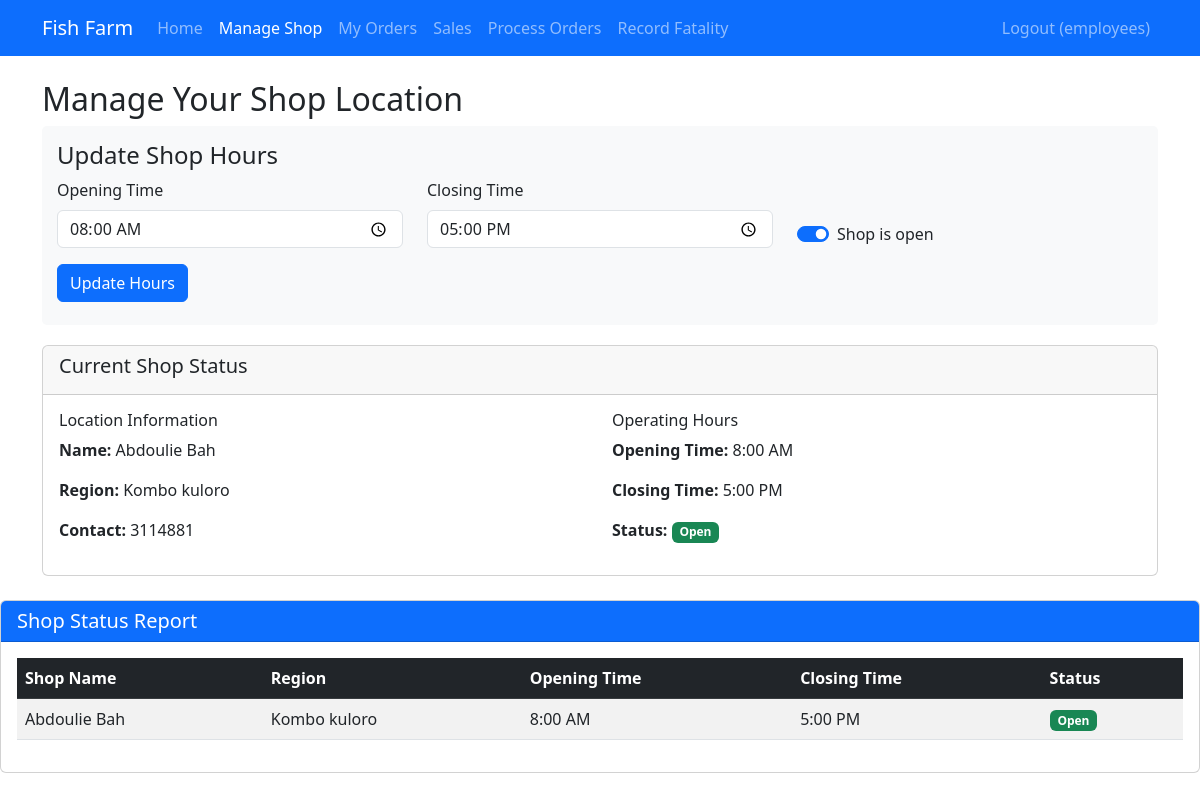
Screenshot of /shop_management.php (signed in) with the database file from the repository.
### tables this page shows
CREATE TABLE `shop_locations` (
  `id` int(11) NOT NULL,
  `employee_id` int(11) NOT NULL,
  `location_name` varchar(100) NOT NULL,
  `region` varchar(100) NOT NULL,
  `contact_phone` varchar(20) NOT NULL,
  `opening_time` time NOT NULL,
  `closing_time` time NOT NULL,
  `is_open` tinyint(1) DEFAULT 1,
  `created_at` timestamp NOT NULL DEFAULT current_timestamp(),
  `updated_at` timestamp NOT NULL DEFAULT current_timestamp() ON UPDATE current_timestamp()
);

### shop_management.php (the view, shortened to what this page needs)
<?php
require_once 'functions.php';
$currentShop = [];
if (isset($_SESSION['user_id'])) {
    $stmt = $pdo->prepare("SELECT * FROM shop_locations WHERE employee_id = ?");
    $stmt->execute([$_SESSION['user_id']]);
    $currentShop = $stmt->fetch();
}
?>
<!DOCTYPE html>
<html lang="en">
<head>
    <link href="https://cdn.jsdelivr.net/npm/bootstrap@5.3.0/dist/css/bootstrap.min.css" rel="stylesheet">
</head>
<body>
    <?php include 'navbar.php'; ?>
    <div class="container mt-4">
        <h2>Manage Your Shop Location</h2>
        <div class="real-time-update">
            <h4>Update Shop Hours</h4>
            <form id="hoursForm">
                <div class="row mb-3">
                    <div class="col-md-4">
                        <label for="opening_time" class="form-label">Opening Time</label>
                        <input type="time" class="form-control" id="opening_time" name="opening_time"
                            value="<?= htmlspecialchars($currentShop['opening_time'] ?? '08:00') ?>" required>
                    </div>
                    <div class="col-md-4">
                        <label for="closing_time" class="form-label">Closing Time</label>
                        <input type="time" class="form-control" id="closing_time" name="closing_time"
                            value="<?= htmlspecialchars($currentShop['closing_time'] ?? '17:00') ?>" required>
                    </div>
                    <div class="col-md-4 d-flex align-items-end">
                        <div class="form-check form-switch">
                            <input class="form-check-input" type="checkbox" id="is_open" name="is_open"
                                <?= ($currentShop['is_open'] ?? 1) ? 'checked' : '' ?>>
                            <label class="form-check-label" for="is_open">Shop is open</label>
                        </div>
                    </div>
                </div>
                <button type="submit" class="btn btn-primary">Update Hours</button>
            </form>
        </div>
        <div class="card">
            <div class="card-header">
                <h5>Current Shop Status</h5>
            </div>
            <div class="card-body">
                <?php if ($currentShop): ?>
                    <div class="row">
                        <div class="col-md-6">
                            <h6>Location Information</h6>
                            <p><strong>Name:</strong> <?= htmlspecialchars($currentShop['location_name']) ?></p>
                            <p><strong>Region:</strong> <?= htmlspecialchars($currentShop['region']) ?></p>
                            <p><strong>Contact:</strong> <?= htmlspecialchars($currentShop['contact_phone']) ?></p>
                        </div>
                        <div class="col-md-6">
                            <h6>Operating Hours</h6>
                            <p><strong>Opening Time:</strong> <span id="currentOpening"><?= date('g:i A', strtotime($currentShop['opening_time'])) ?></span></p>
                            <p><strong>Closing Time:</strong> <span id="currentClosing"><?= date('g:i A', strtotime($currentShop['closing_time'])) ?></span></p>
                            <p><strong>Status:</strong>
                                <span class="badge <?= $currentShop['is_open'] ? 'bg-success' : 'bg-danger' ?>" id="currentStatus">
                                    <?= $currentShop['is_open'] ? 'Open' : 'Closed' ?>
                                </span>
                            </p>
                        </div>
                    </div>
                <?php else: ?>
                    <div class="alert alert-warning">You haven't set up your shop location yet.</div>
                    <a href="setup_shop.php" class="btn btn-primary">Set Up Your Shop</a>
                <?php endif; ?>
            </div>
        </div>
    </div>
    <d class="card mt-4">
        <div class="card-header bg-primary text-white">
            <h5 class="mb-0">Shop Status Report</h5>
        </div>
        <div class="card-body">
            <?php
            try {
                $stmt = $pdo->query("SELECT location_name, region, opening_time, closing_time, is_open FROM shop_locations");
                $shops = $stmt->fetchAll();
                if ($shops): ?>
                    <table class="table table-striped table-hover">
                        <thead class="table-dark">
                            <tr>
                                <th>Shop Name</th>
                                <th>Region</th>
                                <th>Opening Time</th>
                                <th>Closing Time</th>
                                <th>Status</th>
                            </tr>
                        </thead>
                        <tbody>
                            <?php foreach ($shops as $shop): ?>
                                <tr>
                                    <td><?= htmlspecialchars($shop['location_name']) ?></td>
                                    <td><?= htmlspecialchars($shop['region']) ?></td>
                                    <td><?= date('g:i A', strtotime($shop['opening_time'])) ?></td>
                                    <td><?= date('g:i A', strtotime($shop['closing_time'])) ?></td>
                                    <td>
                                        <span class="badge <?= $shop['is_open'] ? 'bg-success' : 'bg-danger' ?>">
                                            <?= $shop['is_open'] ? 'Open' : 'Closed' ?>
                                        </span>
                                    </td>
                                </tr>
                            <?php endforeach; ?>
                        </tbody>
                    </table>
                <?php else: ?>
                    <div class="alert alert-warning">No shop data available.</div>
            <?php endif;
            } catch (PDOException $e) {
                echo '<div class="alert alert-danger">Error fetching shop data: ' . htmlspecialchars($e->getMessage()) . '</div>';
            }
            ?>
        </div>
</body>
</html>

### shop_management.php (style rules this page uses)
.real-time-update { background-color: #f8f9fa; padding: 15px; border-radius: 5px; margin-bottom: 20px; }

### rows the page displays
shop_locations: opening_time "08:00:00", closing_time "17:00:00", is_open "☑", location_name "Abdoulie Bah", region "Kombo kuloro", contact_phone "3114881", opening_time "8:00 AM", closing_time "5:00 PM", shows "Open"

### other values shown
$_SESSION['username'] "employees"
